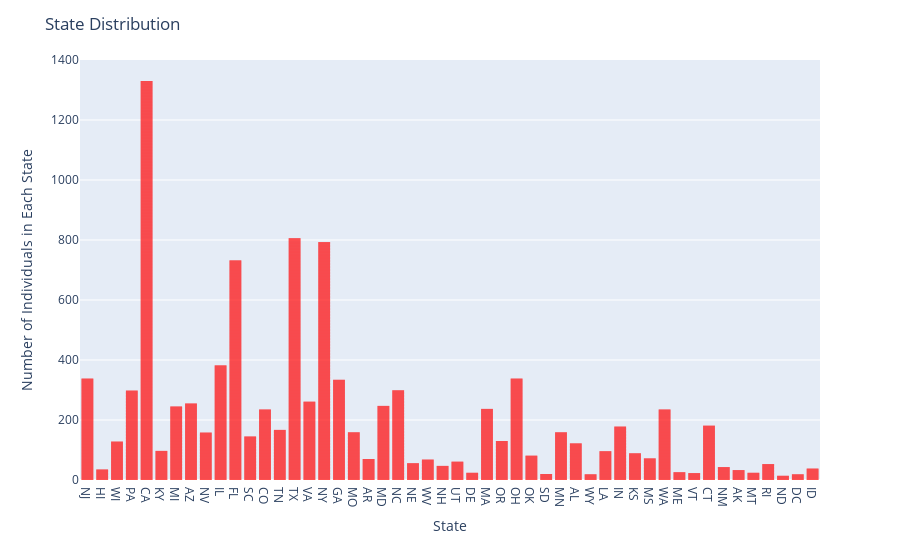

This figure's notebook cell:
### Markdown cell above
**Problem 2** Try to make your own bar plot of one of the other categorical columns. Add some categorical fill or facets. See how fancy you can make your graph. Make sure it is also still really informative.

### Code cell
# Your code here
fig = px.bar(DF, x='state', color_discrete_sequence=['red'])
fig.update_traces(dict(marker_line_width=0))

# Add title and axis labels using update_layout
fig.update_layout(
    title_text='State Distribution',  # Title of the graph
    xaxis_title_text='State',  # X-axis label
    yaxis_title_text='Number of Individuals in Each State'  # Y-axis label
)

fig.show()

### Figure 1 — Plotly figure (JSON) as saved in the notebook; plotly's stock layout.template omitted (floating-point values rounded to 4 significant figures; data arrays with more than 128 entries replaced by an {"elided": "..."} marker saying what was removed)
{"data": [{"hovertemplate": "state=%{x}<br>count=%{y}<extra></extra>", "legendgroup": "", "marker": {"color": "red", "line": {"width": 0}, "pattern": {"shape": ""}}, "name": "", "orientation": "v", "showlegend": false, "textposition": "auto", "type": "bar", "x": {"elided": "10000 str values"}, "xaxis": "x", "y": {"elided": "10000 int values"}, "yaxis": "y"}], "layout": {"barmode": "relative", "legend": {"tracegroupgap": 0}, "margin": {"t": 60}, "title": {"text": "State Distribution"}, "xaxis": {"anchor": "y", "domain": [0, 1], "title": {"text": "State"}}, "yaxis": {"anchor": "x", "domain": [0, 1], "title": {"text": "Number of Individuals in Each State"}}}}
